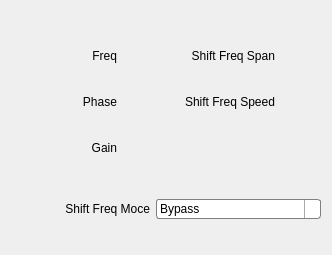
<?xml version="1.0" encoding="UTF-8"?>
<ui version="4.0">
 <class>CfgSettingFreqShift_Plus_FangTu</class>
 <widget class="QWidget" name="CfgSettingFreqShift_Plus_FangTu">
  <property name="geometry">
   <rect>
    <x>0</x>
    <y>0</y>
    <width>332</width>
    <height>255</height>
   </rect>
  </property>
  <property name="windowTitle">
   <string>Form</string>
  </property>
  <layout class="QVBoxLayout" name="verticalLayout">
   <item>
    <layout class="QGridLayout" name="gridLayout">
     <item row="1" column="3">
      <widget class="ConfigGainWidget" name="ShiftFreqSpeed" native="true">
       <property name="maximumSize">
        <size>
         <width>40</width>
         <height>40</height>
        </size>
       </property>
      </widget>
     </item>
     <item row="0" column="2">
      <widget class="QLabel" name="label_4">
       <property name="text">
        <string>Shift Freq Span</string>
       </property>
       <property name="alignment">
        <set>Qt::AlignRight|Qt::AlignTrailing|Qt::AlignVCenter</set>
       </property>
      </widget>
     </item>
     <item row="0" column="0">
      <widget class="QLabel" name="label">
       <property name="text">
        <string>Freq</string>
       </property>
       <property name="alignment">
        <set>Qt::AlignRight|Qt::AlignTrailing|Qt::AlignVCenter</set>
       </property>
       <property name="wordWrap">
        <bool>true</bool>
       </property>
      </widget>
     </item>
     <item row="1" column="2">
      <widget class="QLabel" name="label_5">
       <property name="text">
        <string>Shift Freq Speed</string>
       </property>
       <property name="alignment">
        <set>Qt::AlignRight|Qt::AlignTrailing|Qt::AlignVCenter</set>
       </property>
      </widget>
     </item>
     <item row="0" column="1">
      <widget class="ConfigGainWidget" name="SP_Freq" native="true">
       <property name="maximumSize">
        <size>
         <width>40</width>
         <height>40</height>
        </size>
       </property>
      </widget>
     </item>
     <item row="1" column="0">
      <widget class="QLabel" name="label_3">
       <property name="text">
        <string>Phase</string>
       </property>
       <property name="alignment">
        <set>Qt::AlignRight|Qt::AlignTrailing|Qt::AlignVCenter</set>
       </property>
      </widget>
     </item>
     <item row="1" column="1">
      <widget class="ConfigGainWidget" name="SP_Phase" native="true">
       <property name="maximumSize">
        <size>
         <width>40</width>
         <height>40</height>
        </size>
       </property>
      </widget>
     </item>
     <item row="2" column="0">
      <widget class="QLabel" name="label_2">
       <property name="text">
        <string>Gain</string>
       </property>
       <property name="alignment">
        <set>Qt::AlignRight|Qt::AlignTrailing|Qt::AlignVCenter</set>
       </property>
      </widget>
     </item>
     <item row="2" column="1">
      <widget class="ConfigGainWidget" name="SP_Gain" native="true">
       <property name="maximumSize">
        <size>
         <width>40</width>
         <height>40</height>
        </size>
       </property>
      </widget>
     </item>
     <item row="0" column="3">
      <widget class="ConfigGainWidget" name="ShiftFreqSpan" native="true">
       <property name="maximumSize">
        <size>
         <width>40</width>
         <height>40</height>
        </size>
       </property>
      </widget>
     </item>
    </layout>
   </item>
   <item>
    <layout class="QHBoxLayout" name="horizontalLayout">
     <item>
      <widget class="QLabel" name="label_6">
       <property name="text">
        <string>Shift Freq Moce</string>
       </property>
       <property name="alignment">
        <set>Qt::AlignRight|Qt::AlignTrailing|Qt::AlignVCenter</set>
       </property>
      </widget>
     </item>
     <item>
      <widget class="QComboBox" name="ShiftFreqMode">
       <property name="minimumSize">
        <size>
         <width>80</width>
         <height>0</height>
        </size>
       </property>
       <property name="maximumSize">
        <size>
         <width>16777215</width>
         <height>16777215</height>
        </size>
       </property>
       <property name="styleSheet">
        <string notr="true">QComboBox {
    border: 1px solid gray;
    border-radius: 3px;
    padding: 1px 18px 1px 3px;
    min-width: 3em;
}

QComboBox:editable {
    background: white;
}

QComboBox:!editable, QComboBox::drop-down:editable {
     background: qlineargradient(x1: 0, y1: 0, x2: 0, y2: 1,
                                 stop: 0 #E1E1E1, stop: 0.4 #DDDDDD,
                                 stop: 0.5 #D8D8D8, stop: 1.0 #D3D3D3);
}

/* QComboBox gets the &quot;on&quot; state when the popup is open */
QComboBox:!editable:on, QComboBox::drop-down:editable:on {
    background: qlineargradient(x1: 0, y1: 0, x2: 0, y2: 1,
                                stop: 0 #D3D3D3, stop: 0.4 #D8D8D8,
                                stop: 0.5 #DDDDDD, stop: 1.0 #E1E1E1);
}

QComboBox:on { /* shift the text when the popup opens */
    padding-top: 3px;
    padding-left: 4px;
}

QComboBox::drop-down {
    subcontrol-origin: padding;
    subcontrol-position: top right;
    width: 15px;

    border-left-width: 1px;
    border-left-color: darkgray;
    border-left-style: solid; /* just a single line */
    border-top-right-radius: 3px; /* same radius as the QComboBox */
    border-bottom-right-radius: 3px;
}

QComboBox::down-arrow {
    image: url(style/psblack/add_bottom.png);
    width:10px;
    height:10px;
    padding:5px 5px 5px 5px;
}

QComboBox::down-arrow:on { /* shift the arrow when popup is open */
    top: 1px;
    left: 1px;
}</string>
       </property>
       <item>
        <property name="text">
         <string>Bypass</string>
        </property>
       </item>
       <item>
        <property name="text">
         <string>Fix Freq</string>
        </property>
       </item>
       <item>
        <property name="text">
         <string>Variable Freq Line</string>
        </property>
       </item>
       <item>
        <property name="text">
         <string>Variable Freq Random</string>
        </property>
       </item>
      </widget>
     </item>
    </layout>
   </item>
  </layout>
 </widget>
 <customwidgets>
  <customwidget>
   <class>ConfigGainWidget</class>
   <extends>QWidget</extends>
   <header>customWidget/configgainwidget.h</header>
   <container>1</container>
  </customwidget>
 </customwidgets>
 <resources/>
 <connections/>
</ui>
